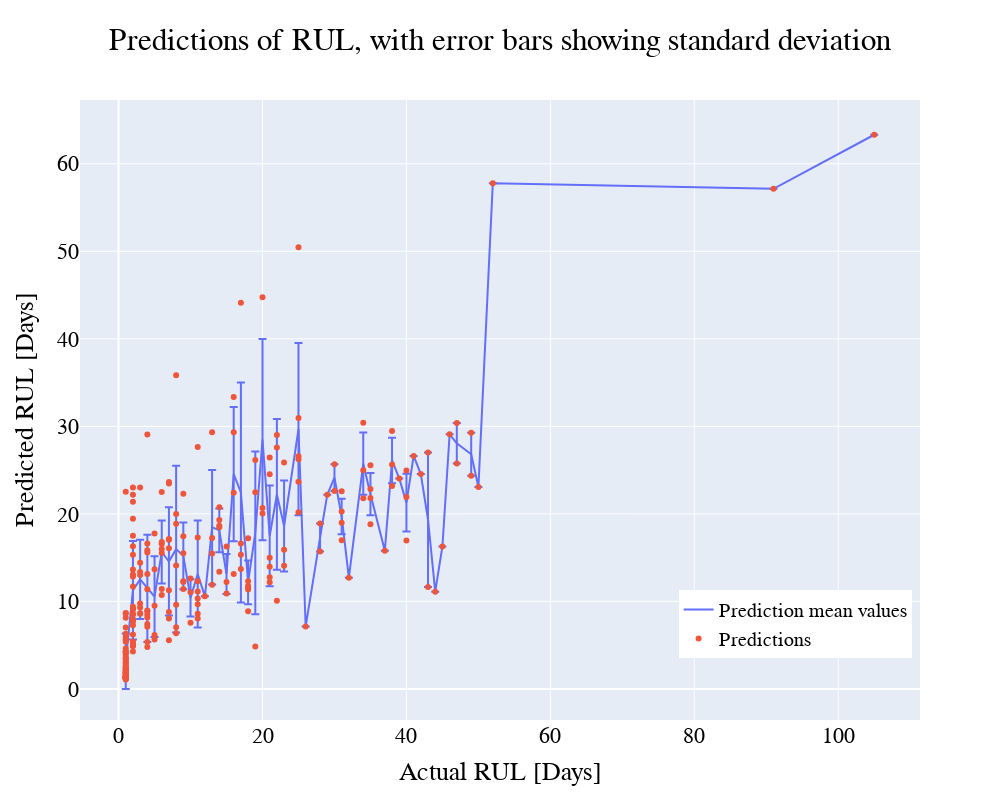

Notebook code for this chart:
### Code cell
from plotly.offline import download_plotlyjs, init_notebook_mode, plot, iplot
init_notebook_mode(connected=True)
import plotly
import plotly.express as px
import plotly.graph_objects as go

fig = go.Figure(layout = go.Layout(
title = 'Predictions of remaining useful lifetime, with error bars showing mean error',
yaxis = dict(title = 'Predicted RUL [Days]'),
xaxis = dict(title = 'Actual RUL [Days]'),
                 width=1000, height=800),  
                data=go.Scatter(
        x=ground_truth,
        y=predictions_rf,
        error_y=dict(
            type='data', # value of error bar given in data coordinates
            array=errors,
            visible=True), name = 'Prediction mean values'
    ))
fig.update_layout(title_text='Predictions of RUL, with error bars showing standard deviation', title_x=0.5)
fig.update_layout(
    font_family="Calibri",
    font_color="black",
    title_font_family="Calibri",
    title_font_color="black",
    font_size = 22
)
fig.update_layout(
    legend_font_size = 20
)
fig.update_layout(legend=dict(
    yanchor="bottom",
    y=0.1,
    xanchor="right",
    x=0.99
))
fig.add_trace(go.Scatter(x=y_test, y=y_pred_forest, mode = "markers", name = 'Predictions'))
fig.show()

### Figure 1 — Plotly figure (JSON) as saved in the notebook; plotly's stock layout.template omitted (floating-point values rounded to 4 significant figures; data arrays with more than 128 entries replaced by an {"elided": "..."} marker saying what was removed)
{"data": [{"error_y": {"array": [3.175, 5.629, 4.516, 6.125, 4.606, 3.608, 6.184, 9.53, 3.812, 2.118, 6.117, 0, 6.544, 2.492, 2.282, 7.67, 12.56, 2.5, 9.308, 11.5, 5.756, 8.611, 5.188, 9.836, 0, 1.589, 0, 1.525, 2.031, 0, 3.554, 2.408, 0, 2.592, 0, 3.296, 0, 0, 7.696, 0, 0, 0, 2.317, 2.457, 0, 0, 0, 0, [], [], [], [], [], [], [], [], [], [], [], [], [], [], [], [], [], [], [], [], [], [], [], [], [], [], [], [], [], [], [], [], [], [], [], [], [], [], [], [], [], [], [], [], [], [], [], [], [], [], [], [], [], [], [], [], [], [], [], [], [], [], [], [], [], [], [], [], [], [], [], [], [], [], [], [], [], [], [], [], [], [], [], [], [], [], [], [], [], [], [], [], [], [], [], [], [], [], [], [], [], [], [], [], [], [], [], [], [], [], [], [], [], [], [], [], [], [], [], [], [], [], [], [], [], [], [], [], [], [], [], [], [], [], [], [], [], [], [], [], [], [], [], [], [], [], [], [], [], [], [], [], [], [], [], [], [], [], [], [], [], [], [], [], [], [], [], [], [], [], [], [], [], [], [], [], [], [], [], [], [], [], [], [], [], [], [], [], [], [], [], [], [], [], [], [], [], [], [], [], [], []], "type": "data", "visible": true}, "name": "Prediction mean values", "type": "scatter", "x": [1, 2, 3, 4, 5, 6, 7, 8, 9, 10, 11, 12, 13, 14, 15, 16, 17, 18, 19, 20, 21, 22, 23, 25, 26, 28, 29, 30, 31, 32, 34, 35, 37, 38, 39, 40, 41, 42, 43, 44, 45, 46, 47, 49, 50, 52, 91, 105], "y": [3.165, 11.26, 12.51, 11.49, 10.55, 15.64, 14.56, 15.97, 15.2, 10.4, 13.12, 10.57, 18.48, 18.11, 13.12, 24.54, 22.44, 12.18, 17.83, 28.49, 17.47, 22.22, 18.61, 29.69, 7.144, 17.3, 22.19, 24.14, 19.71, 12.71, 25.73, 22.25, 15.79, 26.1, 24.05, 21.29, 26.61, 24.55, 19.33, 11.11, 16.28, 29.09, 28.06, 26.81, 23.07, 57.77, 57.13, 63.31]}, {"mode": "markers", "name": "Predictions", "type": "scatter", "x": {"elided": "246 int values"}, "y": {"elided": "246 float values"}}], "layout": {"font": {"color": "black", "family": "Calibri", "size": 22}, "height": 800, "legend": {"font": {"size": 20}, "x": 0.99, "xanchor": "right", "y": 0.1, "yanchor": "bottom"}, "title": {"font": {"color": "black", "family": "Calibri"}, "text": "Predictions of RUL, with error bars showing standard deviation", "x": 0.5}, "width": 1000, "xaxis": {"title": {"text": "Actual RUL [Days]"}}, "yaxis": {"title": {"text": "Predicted RUL [Days]"}}}}
